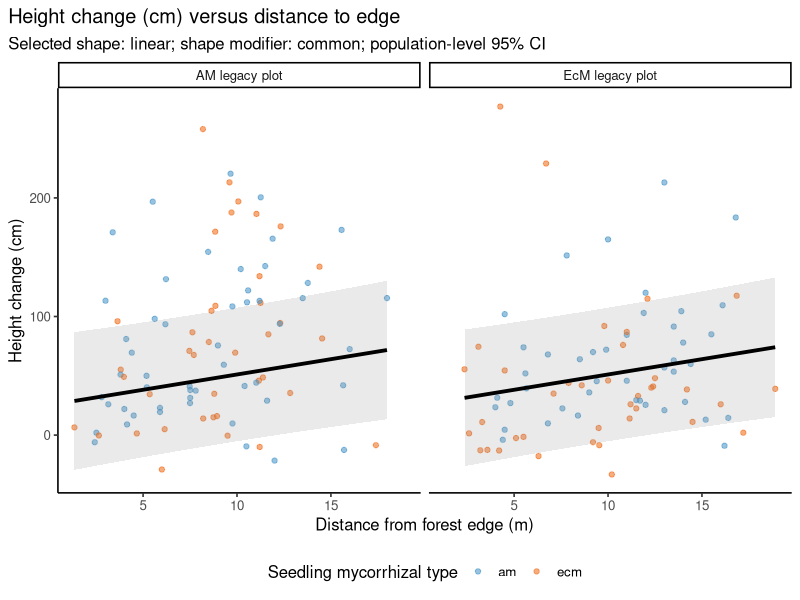
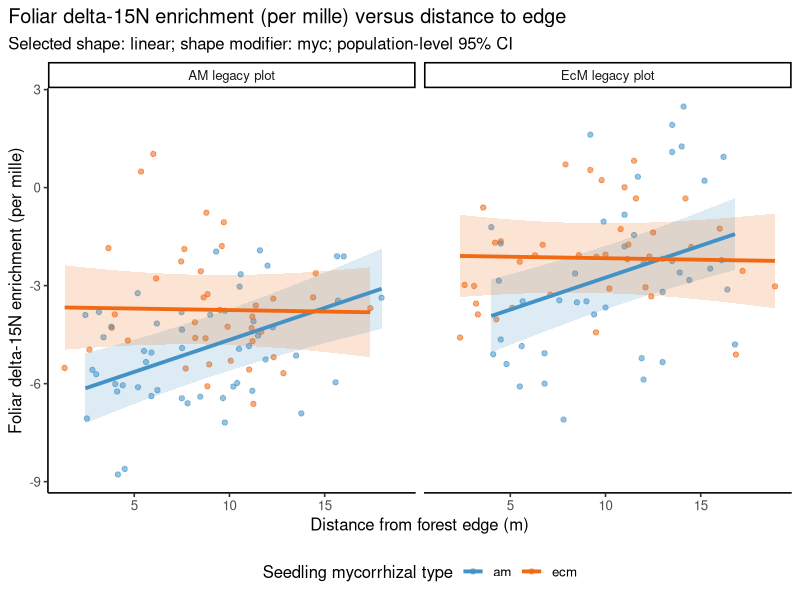
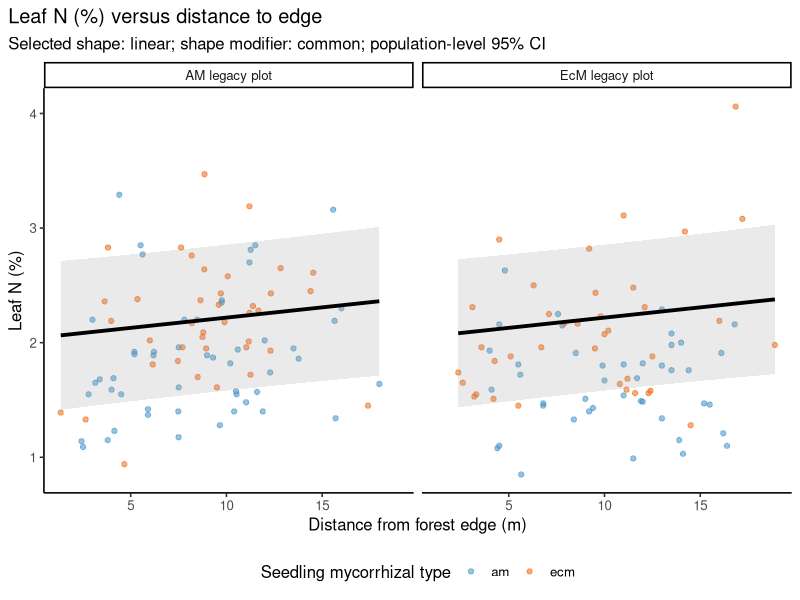

Generate these figures, in order, with R:
# Prespecified distance-response selection workflow
#
# 1. Compare a common linear response with a common quadratic response.
# 2. Using the selected basis, test whether response shape differs by
#    seedling mycorrhizal type and/or site legacy.
# 3. If both modifiers matter, test additive modification vs a full
#    myc-type x legacy interaction in response shape.
# 4. Refit the selected fixed-effect structure with REML.
# 5. Plot population-level fitted relationships over deduplicated raw data.

library(tidyverse)
library(lme4)
library(lmerTest)

alpha <- 0.05
output_dir <- "outplut/distance_shape_selection"
figure_dir <- file.path(output_dir, "figures")
dir.create(figure_dir, recursive = TRUE, showWarnings = FALSE)

# Data --------------------------------------------------------------------

dat <- read_csv("outplut/alldata_03262026.csv", show_col_types = FALSE) %>%
  distinct() %>%
  filter(year == "2023") %>%
  mutate(
    myc_type = factor(myc_type, levels = c("am", "ecm")),
    mycorrhizal_legacy = factor(mycorrhizal_legacy, levels = c("am", "ecm")),
    site_unit = factor(site_unit),
    species = factor(species),
    condition = factor(condition),
    distance_center = mean(distance_to_edge_m, na.rm = TRUE),
    dist_c = distance_to_edge_m - distance_center,
    dist_c2 = dist_c^2
  ) %>%
  droplevels()

specs <- list(
  height_change = list(
    label = "Height change (cm)",
    covariates = c(
      "leaf_percent_n * myc_type",
      "foliar_15n_enrichment * myc_type"
    ),
    prediction_covariates = c("leaf_percent_n", "foliar_15n_enrichment"),
    random_terms = c("(1 | condition)", "(1 | site_unit)", "(1 | species)"),
    random_vars = c("condition", "site_unit", "species")
  ),
  foliar_15n_enrichment = list(
    label = "Foliar delta-15N enrichment (per mille)",
    covariates = "leaf_percent_n",
    prediction_covariates = "leaf_percent_n",
    random_terms = c("(1 | site_unit)", "(1 | species)"),
    random_vars = c("site_unit", "species")
  ),
  leaf_percent_n = list(
    label = "Leaf N (%)",
    covariates = character(0),
    prediction_covariates = character(0),
    random_terms = c("(1 | condition)", "(1 | site_unit)", "(1 | species)"),
    random_vars = c("condition", "site_unit", "species")
  )
)

# Formula construction ----------------------------------------------------

distance_terms <- function(shape, modifier = "common") {
  basis <- if (shape == "linear") "dist_c" else "dist_c + dist_c2"
  switch(
    modifier,
    common = basis,
    myc = paste0("(", basis, ") * myc_type"),
    legacy = paste0("(", basis, ") * mycorrhizal_legacy"),
    additive = paste0(
      "(", basis, ") * myc_type + (", basis,
      ") * mycorrhizal_legacy"
    ),
    full = paste0("(", basis, ") * myc_type * mycorrhizal_legacy")
  )
}

make_formula <- function(response, spec, shape, modifier = "common") {
  # myc_type * legacy is retained in all candidates so tests of distance
  # shape do not remove average differences among experimental groups.
  fixed <- c(
    spec$covariates,
    "myc_type * mycorrhizal_legacy",
    distance_terms(shape, modifier)
  )
  as.formula(paste(
    response, "~", paste(c(fixed, spec$random_terms), collapse = " + ")
  ))
}

make_no_distance_formula <- function(response, spec) {
  fixed <- c(spec$covariates, "myc_type * mycorrhizal_legacy")
  as.formula(paste(
    response, "~", paste(c(fixed, spec$random_terms), collapse = " + ")
  ))
}

fit_ml <- function(formula, data) {
  lmer(
    formula, data = data, REML = FALSE,
    control = lmerControl(optimizer = "bobyqa", optCtrl = list(maxfun = 2e5))
  )
}

fit_reml <- function(formula, data) {
  lmer(
    formula, data = data, REML = TRUE,
    control = lmerControl(optimizer = "bobyqa", optCtrl = list(maxfun = 2e5))
  )
}

compare_models <- function(response, question, smaller_name, larger_name, smaller, larger) {
  tab <- as.data.frame(anova(smaller, larger, refit = FALSE))
  p_col <- grep("^Pr\\(", names(tab), value = TRUE)[1]
  chisq_col <- grep("Chisq", names(tab), value = TRUE)[1]
  tibble(
    response = response,
    question = question,
    null_model = smaller_name,
    alternative_model = larger_name,
    chisq = tab[[chisq_col]][2],
    df = attr(logLik(larger), "df") - attr(logLik(smaller), "df"),
    p_value = tab[[p_col]][2],
    AIC_null = AIC(smaller),
    AIC_alternative = AIC(larger),
    delta_AIC_alternative_minus_null = AIC(larger) - AIC(smaller)
  )
}

# Main selection ----------------------------------------------------------

select_model <- function(response, spec, d) {
  tests <- list()

  common_linear <- fit_ml(make_formula(response, spec, "linear", "common"), d)
  common_quadratic <- fit_ml(make_formula(response, spec, "quadratic", "common"), d)
  shape_test <- compare_models(
    response, "Does a common quadratic term improve on a common linear response?",
    "common_linear", "common_quadratic", common_linear, common_quadratic
  )
  tests[[1]] <- shape_test
  shape <- if (shape_test$p_value < alpha) "quadratic" else "linear"
  common <- if (shape == "quadratic") common_quadratic else common_linear

  no_distance <- fit_ml(make_no_distance_formula(response, spec), d)
  distance_test <- compare_models(
    response,
    paste0("Does the selected common ", shape, " distance response improve a model without distance?"),
    "no_distance", paste0("common_", shape), no_distance, common
  )
  tests[[2]] <- distance_test

  by_myc <- fit_ml(make_formula(response, spec, shape, "myc"), d)
  by_legacy <- fit_ml(make_formula(response, spec, shape, "legacy"), d)
  myc_test <- compare_models(
    response, paste0("Does the selected ", shape, " response differ by myc type?"),
    paste0("common_", shape), paste0(shape, "_by_myc"), common, by_myc
  )
  legacy_test <- compare_models(
    response, paste0("Does the selected ", shape, " response differ by legacy?"),
    paste0("common_", shape), paste0(shape, "_by_legacy"), common, by_legacy
  )
  tests[[3]] <- myc_test
  tests[[4]] <- legacy_test

  myc_modifies <- myc_test$p_value < alpha
  legacy_modifies <- legacy_test$p_value < alpha

  if (!myc_modifies && !legacy_modifies) {
    modifier <- "common"
    selected_ml <- common
  } else if (myc_modifies && !legacy_modifies) {
    modifier <- "myc"
    selected_ml <- by_myc
  } else if (!myc_modifies && legacy_modifies) {
    modifier <- "legacy"
    selected_ml <- by_legacy
  } else {
    additive <- fit_ml(make_formula(response, spec, shape, "additive"), d)
    full <- fit_ml(make_formula(response, spec, shape, "full"), d)
    interaction_test <- compare_models(
      response,
      paste0("Does myc-by-legacy interaction further modify the ", shape, " response?"),
      paste0(shape, "_additive_modifiers"), paste0(shape, "_full_interaction"),
      additive, full
    )
    tests[[5]] <- interaction_test
    if (interaction_test$p_value < alpha) {
      modifier <- "full"
      selected_ml <- full
    } else {
      modifier <- "additive"
      selected_ml <- additive
    }
  }

  # After selecting response shape, remove unsupported grouping factors in a
  # hierarchy-respecting way. Removing a factor also removes all terms that
  # contain it. If both are removable, remove the one giving lower AIC first,
  # then retest the other factor against that reduced model.
  reduce_factor <- function(model, factor_name) {
    fixed_formula <- lme4::nobars(formula(model))
    labels <- attr(terms(fixed_formula), "term.labels")
    labels <- labels[!grepl(factor_name, labels, fixed = TRUE)]
    reduced_formula <- as.formula(paste(
      response, "~", paste(c(labels, spec$random_terms), collapse = " + ")
    ))
    fit_ml(reduced_formula, d)
  }

  group_tests <- list()
  myc_reduced <- reduce_factor(selected_ml, "myc_type")
  legacy_reduced <- reduce_factor(selected_ml, "mycorrhizal_legacy")
  myc_overall <- compare_models(
    response, "Does myc_type contribute overall?",
    "without_myc_type", "current_model", myc_reduced, selected_ml
  )
  legacy_overall <- compare_models(
    response, "Does mycorrhizal_legacy contribute overall?",
    "without_mycorrhizal_legacy", "current_model", legacy_reduced, selected_ml
  )
  group_tests[[1]] <- myc_overall
  group_tests[[2]] <- legacy_overall

  current_ml <- selected_ml
  removed_groups <- character(0)
  removable <- bind_rows(myc_overall, legacy_overall) %>% filter(p_value >= alpha)
  if (nrow(removable) > 0) {
    first_factor <- if (
      AIC(myc_reduced) <= AIC(legacy_reduced) && myc_overall$p_value >= alpha
    ) "myc_type" else "mycorrhizal_legacy"
    current_ml <- if (first_factor == "myc_type") myc_reduced else legacy_reduced
    removed_groups <- first_factor

    second_factor <- setdiff(c("myc_type", "mycorrhizal_legacy"), first_factor)
    second_reduced <- reduce_factor(current_ml, second_factor)
    second_test <- compare_models(
      response, paste0("After removing ", first_factor, ", does ", second_factor, " contribute overall?"),
      paste0("without_", first_factor, "_and_", second_factor),
      paste0("without_", first_factor), second_reduced, current_ml
    )
    group_tests[[3]] <- second_test
    if (second_test$p_value >= alpha) {
      current_ml <- second_reduced
      removed_groups <- c(removed_groups, second_factor)
    }
  }

  final_formula <- formula(current_ml)
  final_reml <- fit_reml(final_formula, d)

  list(
    shape = shape,
    modifier = modifier,
    tests = bind_rows(tests),
    selected_ml = current_ml,
    final_reml = final_reml,
    formula = final_formula,
    group_tests = bind_rows(group_tests),
    removed_groups = removed_groups
  )
}

# Group-level omnibus tests ----------------------------------------------
# These are descriptive follow-up tests of whether myc type or legacy makes
# any contribution at all (average level and any retained shape terms).

# Predictions and plotting ------------------------------------------------

prediction_grid <- function(d, spec, model, length_out = 150) {
  grid <- d %>%
    group_by(myc_type, mycorrhizal_legacy) %>%
    summarise(
      distance_to_edge_m = list(seq(
        min(distance_to_edge_m), max(distance_to_edge_m), length.out = length_out
      )),
      .groups = "drop"
    ) %>%
    unnest(distance_to_edge_m) %>%
    mutate(
      distance_center = unique(d$distance_center),
      dist_c = distance_to_edge_m - distance_center,
      dist_c2 = dist_c^2
    )

  for (v in spec$prediction_covariates) grid[[v]] <- mean(d[[v]], na.rm = TRUE)
  for (v in spec$random_vars) {
    if (!v %in% names(grid)) {
      grid[[v]] <- factor(levels(d[[v]])[1], levels = levels(d[[v]]))
    }
  }

  fixed_formula <- delete.response(terms(lme4::nobars(formula(model))))
  x <- model.matrix(fixed_formula, grid)
  beta <- fixef(model)
  x <- x[, names(beta), drop = FALSE]
  fit <- as.numeric(x %*% beta)
  se <- sqrt(diag(x %*% vcov(model) %*% t(x)))
  grid %>% mutate(fit = fit, se = se, lower = fit - 1.96 * se, upper = fit + 1.96 * se)
}

make_plot <- function(response, spec, d, pred, selection) {
  base <- ggplot() +
    geom_point(
      data = d,
      aes(x = distance_to_edge_m, y = .data[[response]], color = myc_type),
      alpha = 0.55
    )

  if ("myc_type" %in% selection$removed_groups) {
    pred_lines <- pred %>% distinct(mycorrhizal_legacy, distance_to_edge_m, .keep_all = TRUE)
    base <- base +
      geom_ribbon(
        data = pred_lines,
        aes(x = distance_to_edge_m, ymin = lower, ymax = upper, group = mycorrhizal_legacy),
        fill = "grey60", alpha = 0.2
      ) +
      geom_line(
        data = pred_lines,
        aes(x = distance_to_edge_m, y = fit, group = mycorrhizal_legacy),
        color = "black", linewidth = 1.3
      )
  } else {
    base <- base +
      geom_ribbon(
        data = pred,
        aes(
          x = distance_to_edge_m, ymin = lower, ymax = upper,
          fill = myc_type, group = interaction(myc_type, mycorrhizal_legacy)
        ),
        alpha = 0.18
      ) +
      geom_line(
        data = pred,
        aes(x = distance_to_edge_m, y = fit, color = myc_type),
        linewidth = 1.3
      )
  }

  base +
    facet_wrap(
      ~mycorrhizal_legacy,
      labeller = as_labeller(c(am = "AM legacy plot", ecm = "EcM legacy plot"))
    ) +
    scale_color_manual(values = c(am = "#4292C6", ecm = "#F16913")) +
    scale_fill_manual(values = c(am = "#4292C6", ecm = "#F16913"), guide = "none") +
    labs(
      x = "Distance from forest edge (m)", y = spec$label,
      color = "Seedling mycorrhizal type",
      title = paste(spec$label, "versus distance to edge"),
      subtitle = paste0(
        "Selected shape: ", selection$shape,
        "; shape modifier: ", selection$modifier,
        "; population-level 95% CI"
      )
    ) +
    theme_classic(base_size = 12) +
    theme(legend.position = "bottom", plot.title.position = "plot")
}

# Run ---------------------------------------------------------------------

all_tests <- list()
all_group_tests <- list()
all_decisions <- list()
all_fixed <- list()

for (response in names(specs)) {
  spec <- specs[[response]]
  needed <- unique(c(
    response, "distance_to_edge_m", "dist_c", "dist_c2",
    "myc_type", "mycorrhizal_legacy",
    spec$prediction_covariates, spec$random_vars
  ))
  d <- dat %>% filter(if_all(all_of(needed), ~ !is.na(.x))) %>% droplevels()

  selection <- select_model(response, spec, d)
  group_tests <- selection$group_tests
  pred <- prediction_grid(d, spec, selection$final_reml)
  fig <- make_plot(response, spec, d, pred, selection)

  fixed <- as.data.frame(coef(summary(selection$final_reml)))
  fixed$term <- rownames(fixed)
  rownames(fixed) <- NULL
  fixed$response <- response

  all_tests[[response]] <- selection$tests
  all_group_tests[[response]] <- group_tests
  all_decisions[[response]] <- tibble(
    response = response,
    n = nrow(d),
    selected_shape = selection$shape,
    selected_shape_modifier = selection$modifier,
    removed_group_factors = paste(selection$removed_groups, collapse = ";"),
    selected_formula = paste(deparse(selection$formula), collapse = " "),
    ML_AIC = AIC(selection$selected_ml),
    ML_BIC = BIC(selection$selected_ml),
    REML_singular = isSingular(selection$final_reml)
  )
  all_fixed[[response]] <- fixed

  write_csv(pred, file.path(output_dir, paste0(response, "_prediction_grid.csv")))
  capture.output(summary(selection$final_reml), file = file.path(output_dir, paste0(response, "_model_summary.txt")))
  ggsave(
    file.path(figure_dir, paste0(response, "_selected_distance_model.png")),
    fig, width = 8, height = 6, dpi = 300, bg = "white"
  )
}

write_csv(bind_rows(all_tests), file.path(output_dir, "sequential_model_tests.csv"))
write_csv(bind_rows(all_group_tests), file.path(output_dir, "overall_group_tests.csv"))
write_csv(bind_rows(all_decisions), file.path(output_dir, "selected_models.csv"))
write_csv(bind_rows(all_fixed), file.path(output_dir, "selected_model_fixed_effects.csv"))

cat("\nSelected models:\n")
print(bind_rows(all_decisions))
cat("\nSequential tests:\n")
print(bind_rows(all_tests))
cat("\nOverall group tests:\n")
print(bind_rows(all_group_tests))
